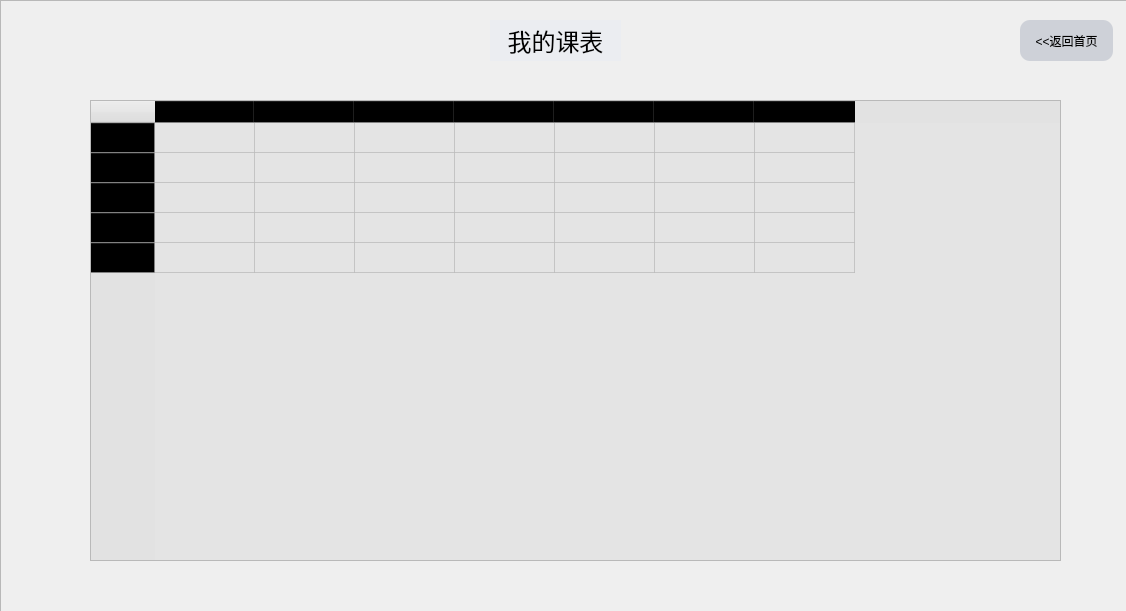
<?xml version="1.0" encoding="UTF-8"?>
<ui version="4.0">
 <class>Coursetable</class>
 <widget class="QWidget" name="Coursetable">
  <property name="geometry">
   <rect>
    <x>0</x>
    <y>0</y>
    <width>1126</width>
    <height>611</height>
   </rect>
  </property>
  <property name="windowTitle">
   <string>学生选课系统</string>
  </property>
  <property name="windowIcon">
   <iconset resource="resourse_file.qrc">
    <normaloff>:/new/prefix1/img/9.png</normaloff>:/new/prefix1/img/9.png</iconset>
  </property>
  <property name="styleSheet">
   <string notr="true"/>
  </property>
  <widget class="QFrame" name="frame">
   <property name="geometry">
    <rect>
     <x>0</x>
     <y>0</y>
     <width>1131</width>
     <height>621</height>
    </rect>
   </property>
   <property name="styleSheet">
    <string notr="true">#frame{border-image: url(:/new/prefix1/img/8.jpg);}
</string>
   </property>
   <property name="frameShape">
    <enum>QFrame::StyledPanel</enum>
   </property>
   <property name="frameShadow">
    <enum>QFrame::Raised</enum>
   </property>
   <widget class="QPushButton" name="backButton">
    <property name="geometry">
     <rect>
      <x>1020</x>
      <y>20</y>
      <width>93</width>
      <height>41</height>
     </rect>
    </property>
    <property name="styleSheet">
     <string notr="true">QPushButton{
background:#ced1d8;
border-style:outset;
border-radius:10px;
font-style:MingLiU-ExtB;
}</string>
    </property>
    <property name="text">
     <string>&lt;&lt;返回首页</string>
    </property>
   </widget>
   <widget class="QLabel" name="label">
    <property name="geometry">
     <rect>
      <x>490</x>
      <y>20</y>
      <width>131</width>
      <height>41</height>
     </rect>
    </property>
    <property name="styleSheet">
     <string notr="true">background-color: rgba(233, 236, 242,0.7);</string>
    </property>
    <property name="text">
     <string>&lt;html&gt;&lt;head/&gt;&lt;body&gt;&lt;p align=&quot;center&quot;&gt;&lt;span style=&quot; font-size:18pt;&quot;&gt;我的课表&lt;/span&gt;&lt;/p&gt;&lt;/body&gt;&lt;/html&gt;</string>
    </property>
   </widget>
   <widget class="QTableWidget" name="tableWidget">
    <property name="geometry">
     <rect>
      <x>90</x>
      <y>100</y>
      <width>971</width>
      <height>461</height>
     </rect>
    </property>
    <property name="styleSheet">
     <string notr="true">background-color: rgba(225, 225, 225,0.8);</string>
    </property>
    <row>
     <property name="text">
      <string>第一、二节</string>
     </property>
    </row>
    <row>
     <property name="text">
      <string>第三、四节</string>
     </property>
    </row>
    <row>
     <property name="text">
      <string>第五、六节</string>
     </property>
    </row>
    <row>
     <property name="text">
      <string>第七、八节</string>
     </property>
    </row>
    <row>
     <property name="text">
      <string>第九、十节</string>
     </property>
    </row>
    <column>
     <property name="text">
      <string>周一</string>
     </property>
    </column>
    <column>
     <property name="text">
      <string>周二</string>
     </property>
    </column>
    <column>
     <property name="text">
      <string>周三</string>
     </property>
    </column>
    <column>
     <property name="text">
      <string>周四</string>
     </property>
    </column>
    <column>
     <property name="text">
      <string>周五</string>
     </property>
    </column>
    <column>
     <property name="text">
      <string>周六</string>
     </property>
    </column>
    <column>
     <property name="text">
      <string>周日</string>
     </property>
    </column>
    <item row="0" column="0">
     <property name="text">
      <string/>
     </property>
     <property name="font">
      <font>
       <pointsize>9</pointsize>
      </font>
     </property>
    </item>
    <item row="0" column="1">
     <property name="text">
      <string/>
     </property>
    </item>
   </widget>
   <widget class="QLabel" name="label_2">
    <property name="geometry">
     <rect>
      <x>-10</x>
      <y>0</y>
      <width>101</width>
      <height>71</height>
     </rect>
    </property>
    <property name="styleSheet">
     <string notr="true">#label_2 {image: url(:/new/prefix1/img/4.png);
}
</string>
    </property>
    <property name="text">
     <string/>
    </property>
   </widget>
  </widget>
 </widget>
 <resources>
  <include location="resourse_file.qrc"/>
 </resources>
 <connections/>
</ui>
